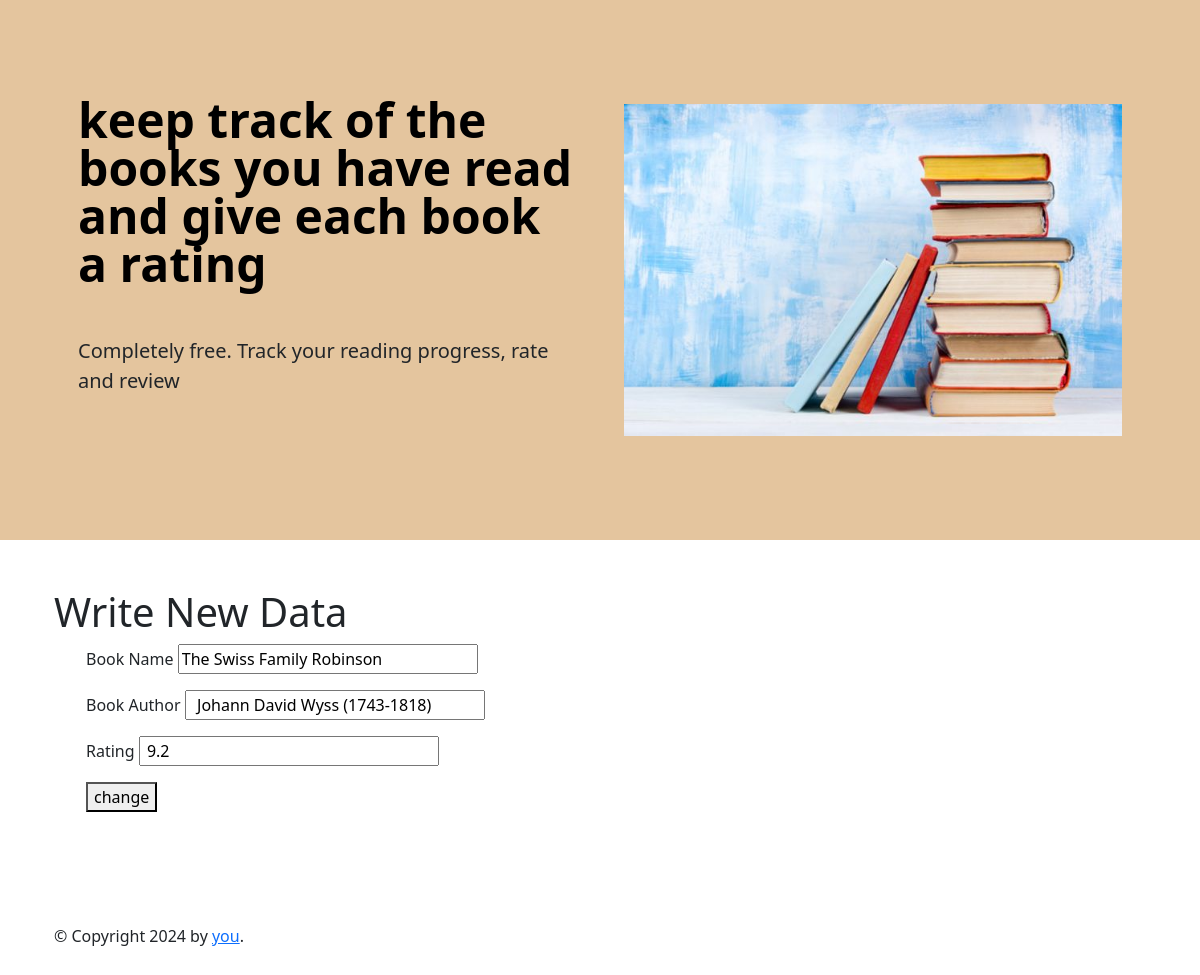
Screenshot of /edit/5 with the database file from the repository.
### main.py (models this page shows, shortened)
class Book(db.Model):
    id = db.Column('id', db.Integer, primary_key=True)
    title = db.Column(db.String(100), unique=True, nullable=False)
    author = db.Column(db.String(250), unique=False, nullable=False)
    rating = db.Column(db.Float(), unique=False, nullable=False)

### main.py (the view)
@app.route('/edit/<id_number>')
def edit(id_number):
    print(id_number)
    book = db.get_or_404(Book, id_number)
    print(f'this is the book you are looking for: {book.title}')
    return render_template('edit.html', book_data=book)

### templates/edit.html (shortened to what this page needs)
<!DOCTYPE html>
{% extends "base.html" %}
{% block content %}
<h1>Write New Data</h1>
<form action="{{ url_for('update')  }}" method="POST">
    <ul>
        <label>Book Name</label>
        <input style="width: 300px;" name="title" type="text" value="{{ book_data.title }} ">
    </ul>
    <ul>
        <label>Book Author</label>
        <input style="width: 300px;" name="author" value=" {{ book_data.author }} ">
    </ul>
    <ul>
        <label>Rating</label>
        <input style="width: 300px;" name="rating" value=" {{ book_data.rating }}  ">
    </ul>
    <ul>
        <button>change </button>
    </ul>
</form>
{% endblock %}

### rows the page displays
Book: title "The Swiss Family Robinson", author "Johann David Wyss (1743-1818)", rating "9.2"
